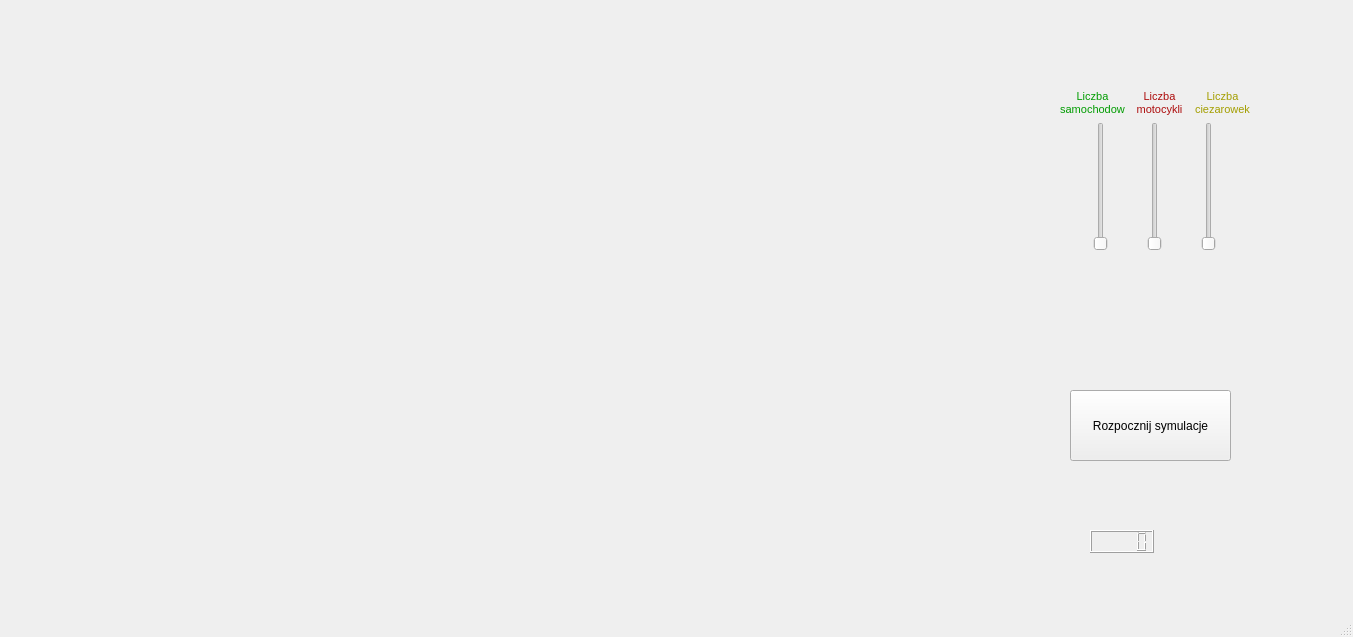
<?xml version="1.0" encoding="UTF-8"?>
<ui version="4.0">
 <class>MainWindow</class>
 <widget class="QMainWindow" name="MainWindow">
  <property name="geometry">
   <rect>
    <x>0</x>
    <y>0</y>
    <width>1353</width>
    <height>637</height>
   </rect>
  </property>
  <property name="windowTitle">
   <string>MainWindow</string>
  </property>
  <widget class="QWidget" name="centralwidget">
   <widget class="QWidget" name="layoutWidget">
    <property name="geometry">
     <rect>
      <x>1060</x>
      <y>90</y>
      <width>191</width>
      <height>161</height>
     </rect>
    </property>
    <layout class="QVBoxLayout" name="verticalLayout">
     <item>
      <layout class="QHBoxLayout" name="horizontalLayout_2">
       <item>
        <widget class="QLabel" name="label">
         <property name="text">
          <string>&lt;html&gt;&lt;head/&gt;&lt;body&gt;&lt;p align=&quot;center&quot;&gt;&lt;span style=&quot; font-size:8pt; color:#009c00;&quot;&gt;Liczba&lt;br/&gt;samochodow&lt;/span&gt;&lt;/p&gt;&lt;/body&gt;&lt;/html&gt;</string>
         </property>
        </widget>
       </item>
       <item>
        <widget class="QLabel" name="label_2">
         <property name="text">
          <string>&lt;html&gt;&lt;head/&gt;&lt;body&gt;&lt;p align=&quot;center&quot;&gt;&lt;span style=&quot; font-size:8pt; color:#ad0d0d;&quot;&gt;Liczba&lt;br/&gt;motocykli&lt;/span&gt;&lt;/p&gt;&lt;/body&gt;&lt;/html&gt;</string>
         </property>
        </widget>
       </item>
       <item>
        <widget class="QLabel" name="label_3">
         <property name="text">
          <string>&lt;html&gt;&lt;head/&gt;&lt;body&gt;&lt;p align=&quot;center&quot;&gt;&lt;span style=&quot; font-size:8pt; color:#a39e00;&quot;&gt;Liczba&lt;br/&gt;ciezarowek&lt;/span&gt;&lt;/p&gt;&lt;/body&gt;&lt;/html&gt;</string>
         </property>
        </widget>
       </item>
      </layout>
     </item>
     <item>
      <layout class="QHBoxLayout" name="horizontalLayout">
       <item>
        <widget class="QSlider" name="carSlider">
         <property name="mouseTracking">
          <bool>false</bool>
         </property>
         <property name="minimum">
          <number>0</number>
         </property>
         <property name="maximum">
          <number>20</number>
         </property>
         <property name="pageStep">
          <number>2</number>
         </property>
         <property name="value">
          <number>0</number>
         </property>
         <property name="orientation">
          <enum>Qt::Vertical</enum>
         </property>
        </widget>
       </item>
       <item>
        <widget class="QSlider" name="bikeSlider">
         <property name="mouseTracking">
          <bool>false</bool>
         </property>
         <property name="maximum">
          <number>20</number>
         </property>
         <property name="pageStep">
          <number>2</number>
         </property>
         <property name="orientation">
          <enum>Qt::Vertical</enum>
         </property>
        </widget>
       </item>
       <item>
        <widget class="QSlider" name="truckSlider">
         <property name="mouseTracking">
          <bool>false</bool>
         </property>
         <property name="maximum">
          <number>20</number>
         </property>
         <property name="orientation">
          <enum>Qt::Vertical</enum>
         </property>
        </widget>
       </item>
      </layout>
     </item>
    </layout>
   </widget>
   <widget class="QPushButton" name="startButton">
    <property name="geometry">
     <rect>
      <x>1070</x>
      <y>390</y>
      <width>161</width>
      <height>71</height>
     </rect>
    </property>
    <property name="text">
     <string>Rozpocznij symulacje</string>
    </property>
    <property name="checkable">
     <bool>true</bool>
    </property>
   </widget>
   <widget class="QLCDNumber" name="lcdNumber">
    <property name="geometry">
     <rect>
      <x>1090</x>
      <y>530</y>
      <width>64</width>
      <height>23</height>
     </rect>
    </property>
   </widget>
  </widget>
  <widget class="QMenuBar" name="menubar">
   <property name="geometry">
    <rect>
     <x>0</x>
     <y>0</y>
     <width>1353</width>
     <height>22</height>
    </rect>
   </property>
  </widget>
  <widget class="QStatusBar" name="statusbar"/>
 </widget>
 <resources/>
 <connections/>
</ui>
